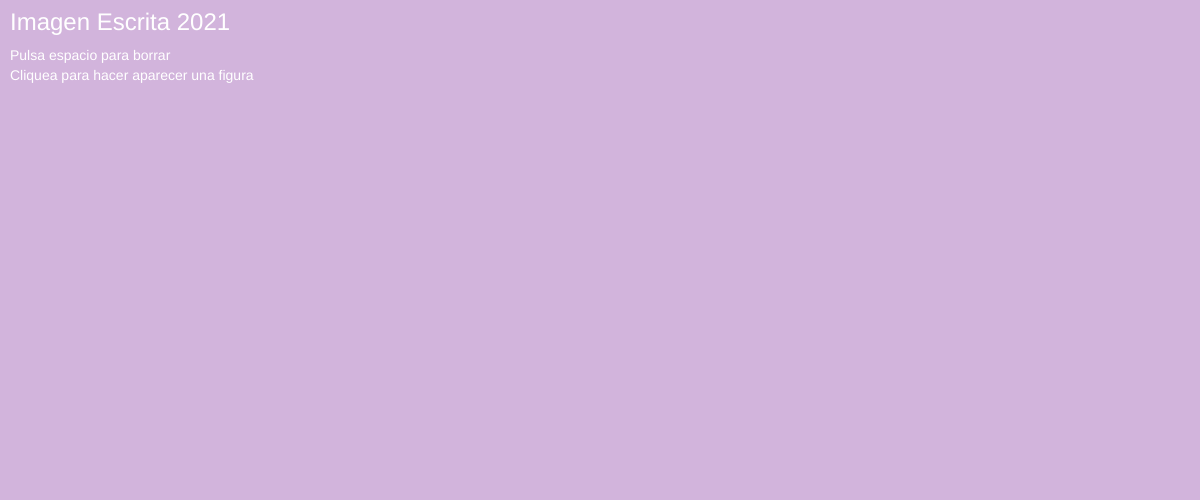
Frame 1 (no input)
Frame 60 (no input): identical to frame 1, image omitted
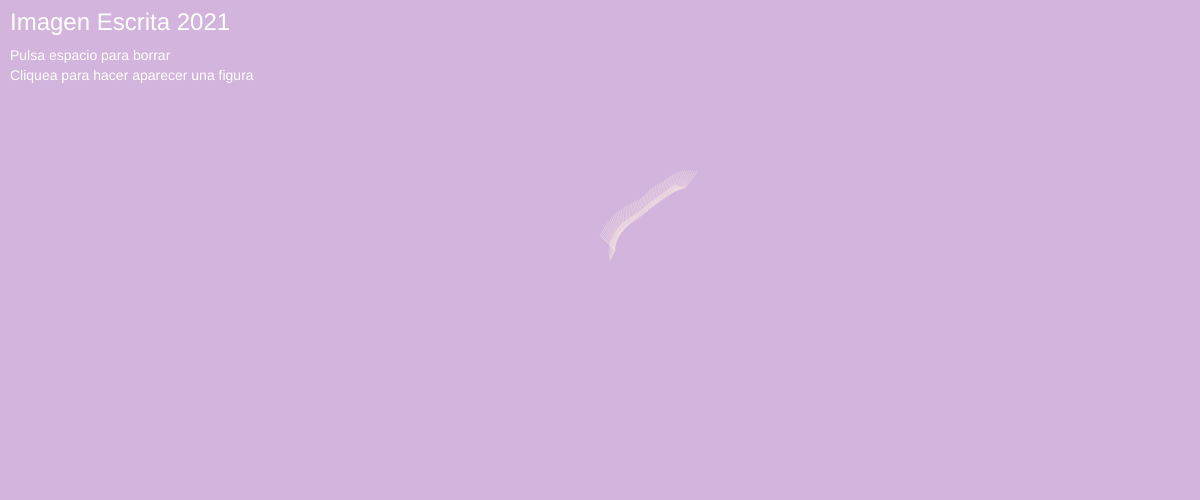
Frame 120 (the mouse pressed at the canvas centre since frame 60)

The p5.js sketch that drew these frames (run headless with seeded random() and noise() and a simulated clock; from frame 60 on, the mouse is pressed at the canvas centre):

// p5.js sketch
// ── sketch.js
let input;

function setup() {
  createCanvas(windowWidth, 500);
  boids = [];
  background(210,180,220);
  instruccion ();
}
function instruccion(){
  fill(255);
  textSize(24);
  text("Imagen Escrita 2021",10, 30);
  textSize(14);
  text('Cliquea para hacer aparecer una figura',10, 80);
  text('Pulsa espacio para borrar',10, 60);
  
}
function draw() {
/* fill(255);
  textSize(15);
  text('Pulsa espacio para borrar',10, 20);*/
  for (let i = 0; i < boids.length; i++) {
    boids[i].draw();
    boids[i].go();
  }
}
class Boid {
  constructor(x, y, t, a) {
    this.x = x;
    this.y = y;
    this.t = t; //tamaño
    this.a = a; //ángulo
    this.seed = round(random(0, 999999));
  }
  draw() {
    stroke(255,245,230,90);
    
    push();
    translate(this.x, this.y);
    rotate(this.a);
    beginShape();
    vertex(0, this.t * 1.5);
    vertex(this.t * 1.5, 0);
    vertex(-this.t, this.t * 1,5);
    endShape(CLOSE);
    pop();
  }
  go() {
    noiseSeed(this.seed);
    this.a += (noise(millis()/500) - 0.5) * 0.333;

    this.x += cos(this.a) * 2;
    this.y += sin(this.a) * 2;
    this.t *= 0.99999;
    
    if(unoEn(1000)){
      let nuevaRama = new Boid (this.x, this.y, this.t, random(-1,1)*HALF_PI);
      boids.push(nuevaRama);
    }
  }
}

function mousePressed() {
  let b = new Boid(mouseX, mouseY, 10, -HALF_PI);
  boids.push(b);
}
function keyTyped(){
  if(key === " "){
    background(210,180,220);
    instruccion ();
  }
}
function unoEn(num){
  let n = random(0, num);
  if(n < 1){
    return true;
  } else {
    return false;
  }
  }
